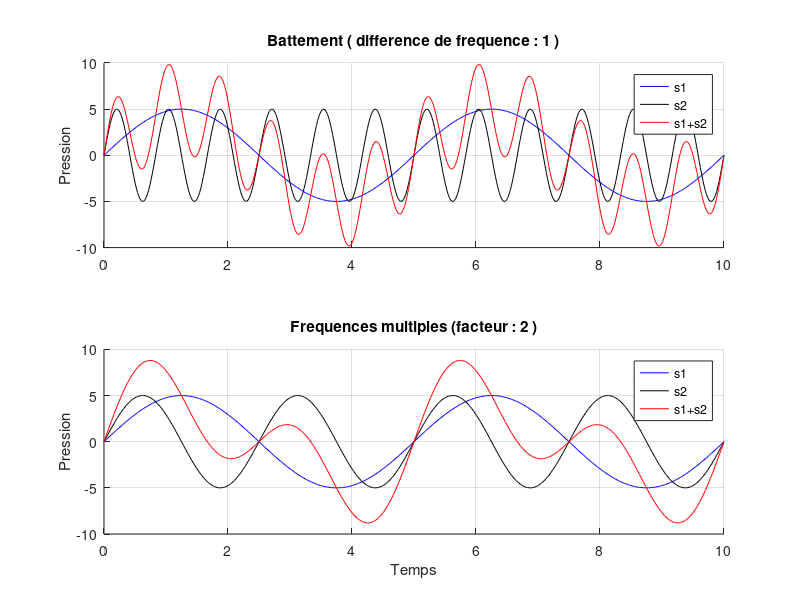

Source code (MATLAB):
clear all;
close all;

% axe des temps
t = linspace(0, 10, 500);

% Schema subplot :
%
% +------------------+
% |     Battement    |
% +------------------+
% 
% +------------------+
% |    Fréquences    |
% |     Multiples    |
% +------------------+

% Battement
a = 5; % amplitude
f = 100; % frequence
df = 1; % Df
s1 = a*sin(2*pi*f*t);
s2 = a*sin(2*pi*(f+df)*t);
stot = s1+s2;

subplot(2,1,1);
title(["Battement ( difference de frequence : " num2str(df) " )"]);
hold on;
plot(t, s1, "b");
plot(t, s2, "k");
plot(t, stot, "r");
ylabel("Pression");
grid on;
legend("s1", "s2", "s1+s2");
hold off;


% Frequences multiples

fact = 2; % f*fact
s1 = a*sin(2*pi*f*t);
s2 = a*sin(2*pi*f*fact*t);
stot = s1+s2;

subplot(2,1,2);
title(["Frequences multiples (facteur : " num2str(fact) " )"]);
hold on;
plot(t, s1, "b");
plot(t, s2, "k");
plot(t, stot, "r");
xlabel("Temps");
ylabel("Pression");
grid on;
legend("s1", "s2", "s1+s2");
hold off;

print("battement_multiples.png", '-dPNG');
